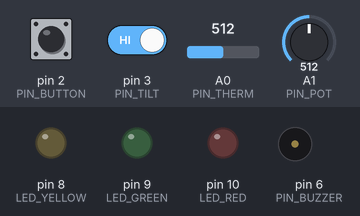
This sketch was run on a simulated Arduino Uno, built with avr-gcc and run on an emulated ATmega328P. Parts: output pins drawn as LEDs (lit = HIGH), buzzer (waves = sounding). The inputs (shaded band) are chosen by the test bench; at power-on: pin 3 (PIN_TILT) HIGH, pin 2 (PIN_BUTTON) HIGH, A0 (PIN_THERM) = 512, A1 (PIN_POT) = 512. What the sketch prints to the serial monitor is not drawn.

Above: at 2.2 s.
2.3 s: pin 3 (PIN_TILT) driven LOW
At 3.3 s:
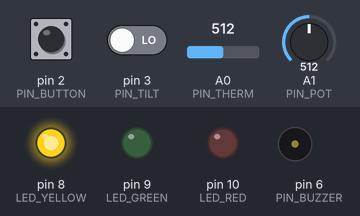
4.9 s: pin 2 (PIN_BUTTON) pulled LOW for 0.15 s
At 5.7 s:
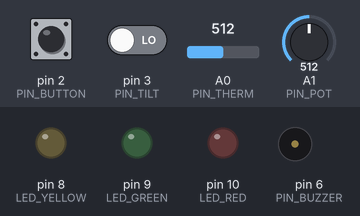
6.5 s: A0 (PIN_THERM) set to 528
At 8.0 s:
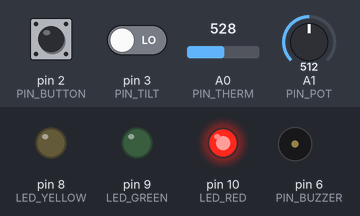
9.0 s: A1 (PIN_POT) set to 785
12.0 s: A1 (PIN_POT) set to 819
At 12.8 s:
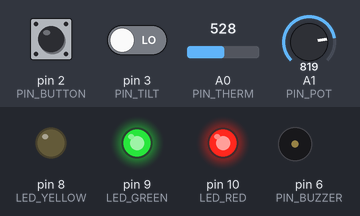
13.8 s: A0 (PIN_THERM) set to 511
At 14.8 s:
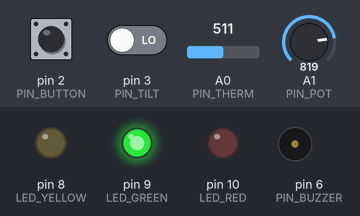
Timing chart, 0 to 16.4 s (numbered marks = the images above; inputs shaded):
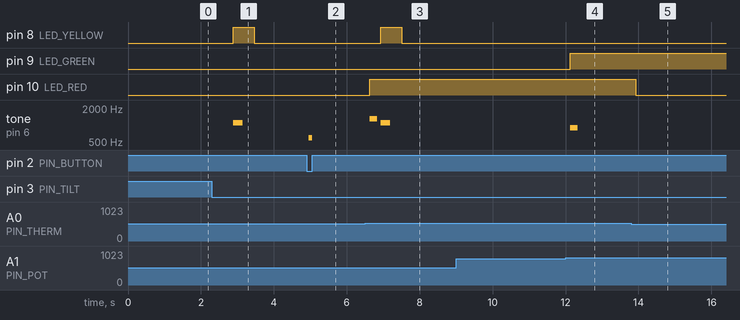

The sketch:

sketch_sep26a.ino
```cpp
// =====================================================
// GRIDLOCK - COMPLETE SENSOR SYSTEM
// =====================================================
//
// Potentiometer -> GREEN LED
// Tilt Sensor   -> YELLOW LED
// Thermistor    -> RED LED
// Button        -> RESET / RECALIBRATE
// Buzzer        -> Beeps when sensor triggers
//
// =====================================================


// =====================================================
// PIN CONFIGURATION
// =====================================================

const int PIN_POT    = A1;
const int PIN_THERM  = A0;
const int PIN_BUTTON = 2;
const int PIN_TILT   = 3;
const int PIN_BUZZER = 6;

const int LED_YELLOW = 8;   // Tilt sensor
const int LED_GREEN  = 9;   // Potentiometer
const int LED_RED    = 10;  // Thermistor


// =====================================================
// SENSOR SETTINGS
// =====================================================

// Potentiometer threshold
const int POT_THRESHOLD = 800;


// Thermistor sensitivity
// LOWER = easier to trigger
const int THERM_TRIGGER_CHANGE = 7;


// Tilt sensitivity
// Must remain tilted for 0.5 seconds
const unsigned long TILT_TRIGGER_TIME = 500;


// Yellow LED stays on for 0.5 seconds
const unsigned long TILT_LIGHT_TIME = 500;


// =====================================================
// SENSOR STATES
// =====================================================

bool loadAlarm = false;
bool thermalAlarm = false;

bool tiltTiming = false;
bool tiltEventActive = false;
bool tiltReady = true;


// =====================================================
// VARIABLES
// =====================================================

int thermBaseline = 0;

unsigned long tiltStartTime = 0;
unsigned long tiltLightStartTime = 0;

bool previousButtonPressed = false;


// =====================================================
// RESET / CALIBRATION
// =====================================================

void resetSystem() {

  // Clear alarm states
  loadAlarm = false;
  thermalAlarm = false;

  tiltTiming = false;
  tiltEventActive = false;
  tiltReady = true;


  // Turn everything off
  digitalWrite(LED_GREEN, LOW);
  digitalWrite(LED_YELLOW, LOW);
  digitalWrite(LED_RED, LOW);

  noTone(PIN_BUZZER);


  // ==================================================
  // CALIBRATE THERMISTOR
  // ==================================================

  Serial.println();
  Serial.println("============================");
  Serial.println("CALIBRATING SYSTEM...");
  Serial.println("Do not touch thermistor.");
  Serial.println("============================");


  long total = 0;


  // Take 20 readings
  for (int i = 0; i < 20; i++) {

    total += analogRead(PIN_THERM);

    delay(50);
  }


  // Calculate average baseline
  thermBaseline = total / 20;


  Serial.print("Thermistor baseline: ");
  Serial.println(thermBaseline);

  Serial.println("SYSTEM READY");
  Serial.println();
}


// =====================================================
// SETUP
// =====================================================

void setup() {

  Serial.begin(9600);


  // ----------------------
  // OUTPUTS
  // ----------------------

  pinMode(LED_GREEN, OUTPUT);

  pinMode(LED_YELLOW, OUTPUT);

  pinMode(LED_RED, OUTPUT);

  pinMode(PIN_BUZZER, OUTPUT);


  // ----------------------
  // INPUTS
  // ----------------------

  pinMode(PIN_BUTTON, INPUT_PULLUP);

  pinMode(PIN_TILT, INPUT_PULLUP);


  // Initial calibration
  resetSystem();


  Serial.println("GRIDLOCK MONITOR ACTIVE");
}


// =====================================================
// MAIN LOOP
// =====================================================

void loop() {


  // ==================================================
  // READ ALL SENSORS
  // ==================================================

  int potValue =
      analogRead(PIN_POT);


  int thermValue =
      analogRead(PIN_THERM);


  int tiltState =
      digitalRead(PIN_TILT);


  bool buttonPressed =
      (digitalRead(PIN_BUTTON) == LOW);


  // ==================================================
  // RESET BUTTON
  // ==================================================

  if (buttonPressed &&
      !previousButtonPressed) {


    Serial.println("RESET BUTTON PRESSED");


    // Reset confirmation beep
    tone(PIN_BUZZER, 600, 100);


    delay(150);


    // Clear alarms and recalibrate
    resetSystem();


    // Button debounce
    delay(200);
  }


  previousButtonPressed =
      buttonPressed;


  // ==================================================
  // POTENTIOMETER -> GREEN LED
  // ==================================================

  bool newLoadAlarm =
      (potValue > POT_THRESHOLD);


  // Beep when threshold is first crossed
  if (newLoadAlarm &&
      !loadAlarm) {


    Serial.println(
      "*** GRID LOAD TRIGGERED ***"
    );


    tone(PIN_BUZZER, 900, 200);
  }


  loadAlarm =
      newLoadAlarm;


  digitalWrite(
      LED_GREEN,
      loadAlarm ? HIGH : LOW
  );


  // ==================================================
  // THERMISTOR -> RED LED
  // ==================================================

  // Calculate difference from starting temperature
  int thermDifference =
      abs(thermValue - thermBaseline);


  // Trigger when difference reaches 7
  bool newThermalAlarm =
      (thermDifference >=
       THERM_TRIGGER_CHANGE);


  // Beep when first triggered
  if (newThermalAlarm &&
      !thermalAlarm) {


    Serial.println(
      "*** TEMPERATURE TRIGGERED ***"
    );


    tone(PIN_BUZZER, 1300, 200);
  }


  thermalAlarm =
      newThermalAlarm;


  digitalWrite(
      LED_RED,
      thermalAlarm ? HIGH : LOW
  );


  // ==================================================
  // TILT SENSOR -> YELLOW LED
  // ==================================================

  // LOW means tilt switch is activated
  bool tiltDetected =
      (tiltState == LOW);


  // --------------------------------------------------
  // TILT DETECTED
  // --------------------------------------------------

  if (tiltDetected) {


    // Only allow detection if sensor has been reset
    // to its normal position since the last event.

    if (tiltReady) {


      // Start timing the tilt
      if (!tiltTiming) {


        tiltTiming = true;


        tiltStartTime =
            millis();


        Serial.println(
          "Possible tilt..."
        );
      }


      // ----------------------------------------------
      // CONFIRM TILT
      // ----------------------------------------------

      // Sensor must remain triggered for 500 ms

      if (millis() - tiltStartTime
          >= TILT_TRIGGER_TIME) {


        Serial.println(
          "*** TILT CONFIRMED ***"
        );


        // Turn yellow LED on
        digitalWrite(
          LED_YELLOW,
          HIGH
        );


        // Beep
        tone(
          PIN_BUZZER,
          1100,
          250
        );


        // Start yellow LED timer
        tiltLightStartTime =
            millis();


        tiltEventActive =
            true;


        // Prevent repeated triggering
        // while sensor remains tilted
        tiltReady =
            false;


        tiltTiming =
            false;
      }
    }
  }


  // --------------------------------------------------
  // TILT RETURNED TO NORMAL
  // --------------------------------------------------

  else {


    tiltTiming =
        false;


    // Allow another tilt event
    tiltReady =
        true;
  }


  // ==================================================
  // AUTOMATICALLY TURN YELLOW LED OFF
  // ==================================================

  if (tiltEventActive) {


    if (millis() - tiltLightStartTime
        >= TILT_LIGHT_TIME) {


      digitalWrite(
        LED_YELLOW,
        LOW
      );


      tiltEventActive =
          false;
    }
  }


  // ==================================================
  // SERIAL DATA FOR GRIDLOCK SOFTWARE
  // ==================================================

  Serial.print("{");


  // ----------------------
  // POTENTIOMETER
  // ----------------------

  Serial.print("\"load\":");

  Serial.print(potValue);


  Serial.print(",\"loadAlarm\":");

  Serial.print(
    loadAlarm ? "true" : "false"
  );


  // ----------------------
  // THERMISTOR
  // ----------------------

  Serial.print(",\"tempRaw\":");

  Serial.print(thermValue);


  Serial.print(",\"tempBaseline\":");

  Serial.print(thermBaseline);


  Serial.print(",\"tempChange\":");

  Serial.print(thermDifference);


  Serial.print(",\"thermalAlarm\":");

  Serial.print(
    thermalAlarm ? "true" : "false"
  );


  // ----------------------
  // TILT SENSOR
  // ----------------------

  Serial.print(",\"tiltRaw\":");

  Serial.print(tiltState);


  Serial.print(",\"tiltEvent\":");

  Serial.print(
    tiltEventActive ? "true" : "false"
  );


  // ----------------------
  // END JSON
  // ----------------------

  Serial.println("}");


  // Read approximately 20 times per second
  delay(50);
}
```

Measured:
- the behaviour switches between 518 and 519 on A0 (PIN_THERM) (found by bisection; images 2 and 3)
- the behaviour switches between 800 and 801 on A1 (PIN_POT) (found by bisection; images 3 and 4)
- after the input at 2.3 s, pin 8 (LED_YELLOW): LOW → HIGH after 0.59 s, → LOW 0.57 s later; tone on pin 6 (PIN_BUZZER): silent → 1100 Hz after 0.59 s, → silent 0.25 s later
- after the input at 4.9 s, tone on pin 6 (PIN_BUZZER): silent → 600 Hz after 0.06 s, → silent 0.10 s later
- after the input at 6.5 s, pin 10 (LED_RED): LOW → HIGH after 0.13 s
- after the input at 9.0 s, every drawn part: stays the same
- after the input at 12.0 s, pin 9 (LED_GREEN): LOW → HIGH after 0.13 s; tone on pin 6 (PIN_BUZZER): silent → 900 Hz after 0.13 s, → silent 0.20 s later
- after the input at 13.8 s, pin 10 (LED_RED): HIGH → LOW after 0.12 s
